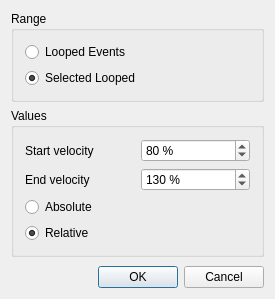
<?xml version="1.0" encoding="UTF-8"?>
<ui version="4.0">
 <class>CrescendoBase</class>
 <widget class="QDialog" name="CrescendoBase">
  <property name="geometry">
   <rect>
    <x>0</x>
    <y>0</y>
    <width>275</width>
    <height>299</height>
   </rect>
  </property>
  <property name="windowTitle">
   <string>MusE: Crescendo/Decrescendo</string>
  </property>
  <layout class="QVBoxLayout" name="verticalLayout_2">
   <property name="spacing">
    <number>6</number>
   </property>
   <property name="margin">
    <number>11</number>
   </property>
   <item>
    <widget class="QGroupBox" name="rangeBox">
     <property name="title">
      <string>Range</string>
     </property>
     <layout class="QVBoxLayout" name="verticalLayout">
      <property name="spacing">
       <number>6</number>
      </property>
      <property name="margin">
       <number>11</number>
      </property>
      <item>
       <widget class="QRadioButton" name="looped_events_button">
        <property name="text">
         <string>Looped Events</string>
        </property>
       </widget>
      </item>
      <item>
       <widget class="QRadioButton" name="selected_looped_button">
        <property name="text">
         <string>Selected Looped</string>
        </property>
        <property name="checked">
         <bool>true</bool>
        </property>
       </widget>
      </item>
     </layout>
    </widget>
   </item>
   <item>
    <widget class="QGroupBox" name="groupBox_2">
     <property name="title">
      <string>Values</string>
     </property>
     <property name="flat">
      <bool>false</bool>
     </property>
     <property name="checkable">
      <bool>false</bool>
     </property>
     <layout class="QGridLayout" name="gridLayout">
      <property name="margin">
       <number>11</number>
      </property>
      <property name="spacing">
       <number>6</number>
      </property>
      <item row="0" column="0">
       <widget class="QLabel" name="TextLabel3">
        <property name="text">
         <string>Start velocity</string>
        </property>
        <property name="wordWrap">
         <bool>false</bool>
        </property>
       </widget>
      </item>
      <item row="0" column="1">
       <widget class="QSpinBox" name="start_spinbox">
        <property name="suffix">
         <string> %</string>
        </property>
        <property name="minimum">
         <number>0</number>
        </property>
        <property name="maximum">
         <number>12700</number>
        </property>
        <property name="value">
         <number>80</number>
        </property>
       </widget>
      </item>
      <item row="1" column="0">
       <widget class="QLabel" name="label">
        <property name="text">
         <string>End velocity</string>
        </property>
       </widget>
      </item>
      <item row="2" column="0">
       <widget class="QRadioButton" name="absolute_button">
        <property name="text">
         <string>Absolute</string>
        </property>
        <property name="checked">
         <bool>false</bool>
        </property>
       </widget>
      </item>
      <item row="3" column="0">
       <widget class="QRadioButton" name="relative_button">
        <property name="text">
         <string>Relative</string>
        </property>
        <property name="checked">
         <bool>true</bool>
        </property>
       </widget>
      </item>
      <item row="1" column="1">
       <widget class="QSpinBox" name="end_spinbox">
        <property name="suffix">
         <string> %</string>
        </property>
        <property name="maximum">
         <number>12700</number>
        </property>
        <property name="value">
         <number>130</number>
        </property>
       </widget>
      </item>
     </layout>
    </widget>
   </item>
   <item>
    <spacer name="verticalSpacer">
     <property name="orientation">
      <enum>Qt::Vertical</enum>
     </property>
     <property name="sizeHint" stdset="0">
      <size>
       <width>20</width>
       <height>40</height>
      </size>
     </property>
    </spacer>
   </item>
   <item>
    <layout class="QHBoxLayout" name="horizontalLayout">
     <property name="spacing">
      <number>6</number>
     </property>
     <item>
      <spacer name="Spacer1">
       <property name="orientation">
        <enum>Qt::Horizontal</enum>
       </property>
       <property name="sizeType">
        <enum>QSizePolicy::Expanding</enum>
       </property>
       <property name="sizeHint" stdset="0">
        <size>
         <width>20</width>
         <height>20</height>
        </size>
       </property>
      </spacer>
     </item>
     <item>
      <widget class="QPushButton" name="okButton">
       <property name="text">
        <string>OK</string>
       </property>
       <property name="autoDefault">
        <bool>false</bool>
       </property>
       <property name="default">
        <bool>true</bool>
       </property>
      </widget>
     </item>
     <item>
      <widget class="QPushButton" name="cancelButton">
       <property name="text">
        <string>Cancel</string>
       </property>
      </widget>
     </item>
    </layout>
   </item>
  </layout>
 </widget>
 <layoutdefault spacing="6" margin="11"/>
 <resources/>
 <connections>
  <connection>
   <sender>okButton</sender>
   <signal>clicked()</signal>
   <receiver>CrescendoBase</receiver>
   <slot>accept()</slot>
   <hints>
    <hint type="sourcelabel">
     <x>20</x>
     <y>20</y>
    </hint>
    <hint type="destinationlabel">
     <x>20</x>
     <y>20</y>
    </hint>
   </hints>
  </connection>
  <connection>
   <sender>cancelButton</sender>
   <signal>clicked()</signal>
   <receiver>CrescendoBase</receiver>
   <slot>reject()</slot>
   <hints>
    <hint type="sourcelabel">
     <x>20</x>
     <y>20</y>
    </hint>
    <hint type="destinationlabel">
     <x>20</x>
     <y>20</y>
    </hint>
   </hints>
  </connection>
 </connections>
</ui>
